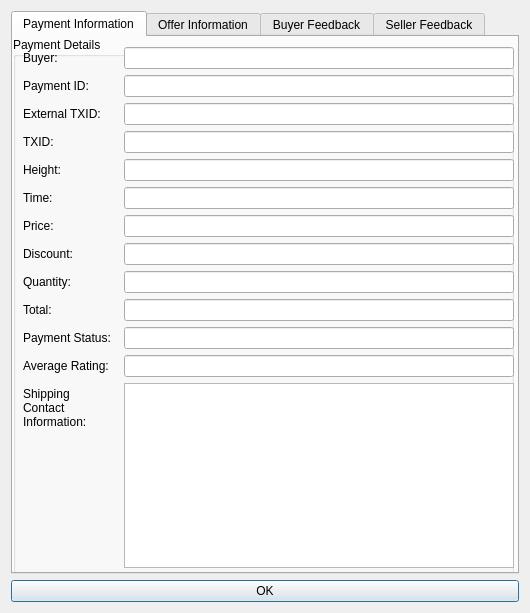
<?xml version="1.0" encoding="UTF-8"?>
<ui version="4.0">
 <class>OfferAcceptInfoDialog</class>
 <widget class="QDialog" name="OfferAcceptInfoDialog">
  <property name="geometry">
   <rect>
    <x>0</x>
    <y>0</y>
    <width>530</width>
    <height>613</height>
   </rect>
  </property>
  <property name="windowTitle">
   <string>Offer Accept Info</string>
  </property>
  <property name="autoFillBackground">
   <bool>true</bool>
  </property>
  <layout class="QVBoxLayout" name="verticalLayout">
   <item>
    <widget class="QTabWidget" name="acceptinfo">
     <property name="currentIndex">
      <number>0</number>
     </property>
     <widget class="QWidget" name="general">
      <attribute name="title">
       <string>Payment Information</string>
      </attribute>
      <widget class="QGroupBox" name="groupBox">
       <property name="geometry">
        <rect>
         <x>0</x>
         <y>0</y>
         <width>501</width>
         <height>541</height>
        </rect>
       </property>
       <property name="title">
        <string>Payment Details</string>
       </property>
       <widget class="QWidget" name="layoutWidget">
        <property name="geometry">
         <rect>
          <x>10</x>
          <y>10</y>
          <width>491</width>
          <height>521</height>
         </rect>
        </property>
        <layout class="QFormLayout" name="formLayout">
         <property name="fieldGrowthPolicy">
          <enum>QFormLayout::AllNonFixedFieldsGrow</enum>
         </property>
         <item row="0" column="0">
          <widget class="QLabel" name="label_10">
           <property name="text">
            <string>Buyer:</string>
           </property>
          </widget>
         </item>
         <item row="1" column="0">
          <widget class="QLabel" name="label_2">
           <property name="text">
            <string>Payment ID:</string>
           </property>
          </widget>
         </item>
         <item row="1" column="1">
          <widget class="QLineEdit" name="paymentguidEdit"/>
         </item>
         <item row="2" column="0">
          <widget class="QLabel" name="exttxidLabel">
           <property name="text">
            <string>External TXID:</string>
           </property>
          </widget>
         </item>
         <item row="2" column="1">
          <widget class="QLineEdit" name="exttxidEdit"/>
         </item>
         <item row="3" column="0">
          <widget class="QLabel" name="label_4">
           <property name="text">
            <string>TXID:</string>
           </property>
          </widget>
         </item>
         <item row="3" column="1">
          <widget class="QLineEdit" name="txidEdit">
           <property name="enabled">
            <bool>true</bool>
           </property>
          </widget>
         </item>
         <item row="4" column="0">
          <widget class="QLabel" name="label_6">
           <property name="text">
            <string>Height:</string>
           </property>
          </widget>
         </item>
         <item row="4" column="1">
          <widget class="QLineEdit" name="heightEdit">
           <property name="enabled">
            <bool>true</bool>
           </property>
          </widget>
         </item>
         <item row="5" column="0">
          <widget class="QLabel" name="label_5">
           <property name="text">
            <string>Time:</string>
           </property>
          </widget>
         </item>
         <item row="5" column="1">
          <widget class="QLineEdit" name="timeEdit">
           <property name="enabled">
            <bool>true</bool>
           </property>
          </widget>
         </item>
         <item row="6" column="0">
          <widget class="QLabel" name="label_7">
           <property name="text">
            <string>Price:</string>
           </property>
          </widget>
         </item>
         <item row="6" column="1">
          <widget class="QLineEdit" name="priceEdit">
           <property name="enabled">
            <bool>true</bool>
           </property>
          </widget>
         </item>
         <item row="7" column="0">
          <widget class="QLabel" name="discountLabel">
           <property name="text">
            <string>Discount:</string>
           </property>
          </widget>
         </item>
         <item row="7" column="1">
          <widget class="QLineEdit" name="discountEdit"/>
         </item>
         <item row="8" column="0">
          <widget class="QLabel" name="label_13">
           <property name="text">
            <string>Quantity:</string>
           </property>
          </widget>
         </item>
         <item row="8" column="1">
          <widget class="QLineEdit" name="quantityEdit">
           <property name="enabled">
            <bool>true</bool>
           </property>
          </widget>
         </item>
         <item row="9" column="0">
          <widget class="QLabel" name="label_9">
           <property name="text">
            <string>Total:</string>
           </property>
          </widget>
         </item>
         <item row="9" column="1">
          <widget class="QLineEdit" name="totalEdit">
           <property name="enabled">
            <bool>true</bool>
           </property>
          </widget>
         </item>
         <item row="10" column="0">
          <widget class="QLabel" name="label_8">
           <property name="text">
            <string>Payment Status:</string>
           </property>
          </widget>
         </item>
         <item row="10" column="1">
          <widget class="QLineEdit" name="paidEdit">
           <property name="enabled">
            <bool>true</bool>
           </property>
          </widget>
         </item>
         <item row="11" column="0">
          <widget class="QLabel" name="label">
           <property name="text">
            <string>Average Rating:</string>
           </property>
          </widget>
         </item>
         <item row="11" column="1">
          <widget class="QLineEdit" name="ratingEdit"/>
         </item>
         <item row="14" column="0">
          <widget class="QLabel" name="label_11">
           <property name="text">
            <string>Shipping  Contact Information:</string>
           </property>
           <property name="wordWrap">
            <bool>true</bool>
           </property>
          </widget>
         </item>
         <item row="14" column="1">
          <widget class="QTextEdit" name="paymessageEdit">
           <property name="enabled">
            <bool>true</bool>
           </property>
          </widget>
         </item>
         <item row="0" column="1">
          <widget class="QLineEdit" name="buyerEdit"/>
         </item>
        </layout>
       </widget>
      </widget>
     </widget>
     <widget class="QWidget" name="tab">
      <attribute name="title">
       <string>Offer Information</string>
      </attribute>
      <widget class="QGroupBox" name="groupBox_2">
       <property name="geometry">
        <rect>
         <x>0</x>
         <y>0</y>
         <width>501</width>
         <height>541</height>
        </rect>
       </property>
       <property name="title">
        <string>Offer Details</string>
       </property>
       <widget class="QWidget" name="layoutWidget_2">
        <property name="geometry">
         <rect>
          <x>10</x>
          <y>10</y>
          <width>491</width>
          <height>521</height>
         </rect>
        </property>
        <layout class="QFormLayout" name="formLayout_2">
         <property name="fieldGrowthPolicy">
          <enum>QFormLayout::AllNonFixedFieldsGrow</enum>
         </property>
         <item row="3" column="0">
          <widget class="QLabel" name="label_16">
           <property name="text">
            <string>Offer Title:</string>
           </property>
          </widget>
         </item>
         <item row="3" column="1">
          <widget class="QLineEdit" name="titleEdit"/>
         </item>
         <item row="4" column="0">
          <widget class="QLabel" name="commissionLabel">
           <property name="text">
            <string>Commission:</string>
           </property>
          </widget>
         </item>
         <item row="4" column="1">
          <widget class="QLineEdit" name="commissionEdit"/>
         </item>
         <item row="1" column="0">
          <widget class="QLabel" name="label_3">
           <property name="text">
            <string>Offer ID:</string>
           </property>
          </widget>
         </item>
         <item row="1" column="1">
          <widget class="QLineEdit" name="offerguidEdit"/>
         </item>
         <item row="2" column="0">
          <widget class="QLabel" name="linkGUIDLabel">
           <property name="text">
            <string>Root Offer ID:</string>
           </property>
          </widget>
         </item>
         <item row="2" column="1">
          <widget class="QLineEdit" name="linkGUIDEdit"/>
         </item>
         <item row="0" column="0">
          <widget class="QLabel" name="label_12">
           <property name="text">
            <string>Merchant:</string>
           </property>
          </widget>
         </item>
         <item row="0" column="1">
          <widget class="QLineEdit" name="sellerEdit"/>
         </item>
         <item row="5" column="0">
          <widget class="QLabel" name="certLabel">
           <property name="text">
            <string>Certificate:</string>
           </property>
          </widget>
         </item>
         <item row="5" column="1">
          <widget class="QLineEdit" name="certEdit"/>
         </item>
        </layout>
       </widget>
      </widget>
     </widget>
     <widget class="QWidget" name="buyerFeedback">
      <attribute name="title">
       <string>Buyer Feedback</string>
      </attribute>
      <widget class="QScrollArea" name="scrollArea">
       <property name="geometry">
        <rect>
         <x>0</x>
         <y>0</y>
         <width>511</width>
         <height>671</height>
        </rect>
       </property>
       <property name="verticalScrollBarPolicy">
        <enum>Qt::ScrollBarAsNeeded</enum>
       </property>
       <property name="horizontalScrollBarPolicy">
        <enum>Qt::ScrollBarAlwaysOff</enum>
       </property>
       <property name="widgetResizable">
        <bool>true</bool>
       </property>
       <widget class="QWidget" name="scrollAreaWidgetContents_2">
        <property name="geometry">
         <rect>
          <x>0</x>
          <y>0</y>
          <width>507</width>
          <height>667</height>
         </rect>
        </property>
        <layout class="QHBoxLayout" name="horizontalLayout">
         <item>
          <layout class="QVBoxLayout" name="buyerFeedbackLayout">
           <property name="sizeConstraint">
            <enum>QLayout::SetMinAndMaxSize</enum>
           </property>
          </layout>
         </item>
        </layout>
       </widget>
      </widget>
     </widget>
     <widget class="QWidget" name="sellerFeedback">
      <attribute name="title">
       <string>Seller Feedback</string>
      </attribute>
      <widget class="QScrollArea" name="scrollArea_2">
       <property name="geometry">
        <rect>
         <x>0</x>
         <y>0</y>
         <width>511</width>
         <height>671</height>
        </rect>
       </property>
       <property name="verticalScrollBarPolicy">
        <enum>Qt::ScrollBarAsNeeded</enum>
       </property>
       <property name="horizontalScrollBarPolicy">
        <enum>Qt::ScrollBarAlwaysOff</enum>
       </property>
       <property name="widgetResizable">
        <bool>true</bool>
       </property>
       <widget class="QWidget" name="scrollAreaWidgetContents_4">
        <property name="geometry">
         <rect>
          <x>0</x>
          <y>0</y>
          <width>507</width>
          <height>667</height>
         </rect>
        </property>
        <layout class="QVBoxLayout" name="verticalLayout_4">
         <item>
          <layout class="QVBoxLayout" name="sellerFeedbackLayout">
           <property name="sizeConstraint">
            <enum>QLayout::SetMinAndMaxSize</enum>
           </property>
          </layout>
         </item>
        </layout>
       </widget>
      </widget>
     </widget>
    </widget>
   </item>
   <item>
    <widget class="QPushButton" name="okButton">
     <property name="text">
      <string>OK</string>
     </property>
    </widget>
   </item>
  </layout>
 </widget>
 <resources>
  <include location="../gtacoin.qrc"/>
 </resources>
 <connections/>
</ui>
